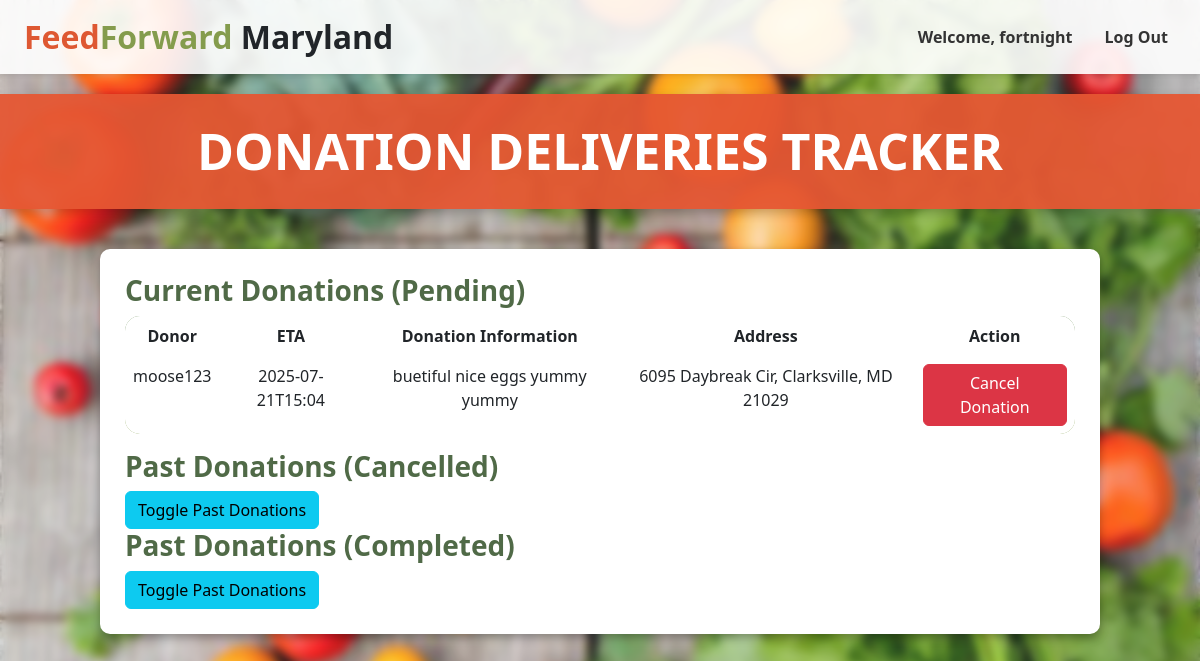
The app's page /recipient (signed in) with its own data.
### tables this page shows
CREATE TABLE donations (
    id INTEGER PRIMARY KEY AUTOINCREMENT,
    recipient_id INTEGER,  -- References user_id from users table
    donor_name TEXT,
    donation_description TEXT,
    donor_address TEXT,
    donation_type TEXT,
    eta TEXT,
    donation_status TEXT CHECK(donation_status IN ('pending', 'completed', 'cancelled')) DEFAULT 'pending', donor_id INTEGER,
    FOREIGN KEY (recipient_id) REFERENCES users(user_id)  -- Foreign key reference
);

### app.py (the view)
@app.route("/recipient", methods=["GET", "POST"])
@login_required
@role_required("recipient")
def recipient():
    user_id = session.get("user_id")
    conn = sqlite3.connect('feedforward.db')
    cursor = conn.cursor()
    cursor.execute("""
        SELECT donor_name, eta, donation_description, donor_address, id
        FROM donations
        WHERE recipient_id = ? AND donation_status = 'pending'
    """, (user_id,))
    current_donations = cursor.fetchall()
    cursor.execute("""
        SELECT donor_name, eta, donation_description, donor_address
        FROM donations
        WHERE recipient_id = ? AND donation_status = 'cancelled'
    """, (user_id,))
    past_donations = cursor.fetchall()
    cursor.execute("""
        SELECT donor_name, eta, donation_description, donor_address
        FROM donations
        WHERE recipient_id = ? AND donation_status = 'completed'
    """, (user_id,))
    past_donations_recipient = cursor.fetchall()
    conn.close()
    return render_template("foodbanks.html",
                           current_donations=current_donations,
                           past_donations=past_donations,
                           past_donations_recipient=past_donations_recipient)

### helpers.py (called while the page is built)
def login_required(f):
    @wraps(f)
    def decorated_function(*args, **kwargs):
        if "user_id" not in session:
            return render_template("accessdenied.html"), 403
        return f(*args, **kwargs)
    return decorated_function

def role_required(role):
    def decorator(f):
        @wraps(f)
        def decorated_function(*args, **kwargs):
            if "user_id" not in session or session.get("account_type") != role:
                return render_template("accessdenied.html"), 403
            return f(*args, **kwargs)
        return decorated_function
    return decorator

### templates/foodbanks.html (shortened to what this page needs)
<!DOCTYPE html>
<html lang="en">
<head>
  <link href="https://cdn.jsdelivr.net/npm/bootstrap@5.3.0-alpha1/dist/css/bootstrap.min.css" rel="stylesheet" />
</head>
<body>
  <nav class="navbar navbar-expand-md navbar-light shadow-sm navbar-custom">
    <div class="container-fluid px-4">
      <a class="navbar-brand fw-bold fs-2" href="/">
        <span style="color:#de5832">Feed</span><span style="color:#849c4d">Forward</span><span class="text-dark"> Maryland</span>
      </a>
      <div class="collapse navbar-collapse" id="navbar">
        <ul class="navbar-nav ms-auto mb-2 mb-md-0">
          {% if session.get("user_id") %}
        <li class="nav-item">
          <span class="nav-link">Welcome, {{ session["username"] }}</span>
        </li>
        <li class="nav-item">
          <a class="nav-link" href="/logout">Log Out</a>
        </li>
        {% endif %}
        </ul>
      </div>
    </div>
  </nav>
  <header>Donation Deliveries Tracker</header>
  <div class="container">
    <h3><span style="font-weight:bold">Current Donations (Pending)</span></h3>
    <table class="table table-hover">
      <thead>
        <tr>
          <th>Donor</th>
          <th>ETA</th>
          <th>Donation Information</th>
          <th>Address</th>
          <th>Action</th>
        </tr>
      </thead>
      <tbody>
        {% for donation in current_donations %}
        <tr>
          <td>{{ donation[0] }}</td>
          <td>{{ donation[1] }}</td>
          <td>{{ donation[2] }}</td>
          <td>{{ donation[3] }}</td>
          <td>
            <form action="{{ url_for('cancel_donation', donation_id=donation[4]) }}" method="POST">
              <button type="submit" class="btn btn-danger">Cancel Donation</button>
            </form>
          </td>
        </tr>
        {% endfor %}
      </tbody>
    </table>
    <h3><span style="font-weight:bold">Past Donations (Cancelled)</span></h3>
    <button class="btn btn-info" data-bs-toggle="collapse" data-bs-target="#pastDonations">Toggle Past Donations</button>
    <h3><span style="font-weight:bold">Past Donations (Completed)</span></h3>
    <button class="btn btn-info" data-bs-toggle="collapse" data-bs-target="#pastDonationsRecipient">Toggle Past Donations</button>
  </div>
</body>
</html>

### templates/foodbanks.html (style rules this page uses)
body { margin: 0; padding: 0; font-family: 'Segoe UI', Tahoma, Geneva, Verdana, sans-serif; color: white; background-image: url('/static/images/donortrackerbkg.jpg'); background-size: cover; background-position: center; background-repeat: no-repeat; position: relative; z-index: 0; }
.navbar-custom, header, .container { position: relative; z-index: 1; }
.navbar-custom { background-color: rgba(255, 255, 255, 0.9); width: 100%; position: sticky; top: 0; z-index: 1000; }
.navbar-brand { font-size: 2rem; font-weight: bold; }
.nav-link { color: #333 !important; font-weight: 600; margin-left: 1rem; transition: color 0.3s; }
header { background-color: rgba(229, 87, 51, 0.95); color: white; padding: 20px; font-size: 50px; font-weight: bold; text-transform: uppercase; border-radius: 0; margin-top: 20px; box-shadow: 0 4px 10px rgba(0, 0, 0, 0.2); text-align: center; }
.container { max-width: 1000px; margin: 40px auto; background-color: white; color: #506A47; padding: 25px; border-radius: 10px; box-shadow: 0 4px 10px rgba(0, 0, 0, 0.3); }
table { margin-top: 5px; border-collapse: separate; border-spacing: 0; border-radius: 15px; overflow: hidden; table-layout: auto; margin-left: auto; margin-right: auto; }
thead tr { background-color: #6A8C56; color: black; font-weight: bold; }
th, td { padding: 15px; text-align: center; border: none; }
tbody tr:nth-child(odd) { background-color: #849F4E; color: black; }

### records on screen
donations: donor_name "moose123", eta "2025-07-21T15:04", donation_description "buetiful nice eggs yummy yummy", donor_address "6095 Daybreak Cir, Clarksville, MD 21029"

### other values on screen
{{ session["username"] }} "fortnight"
